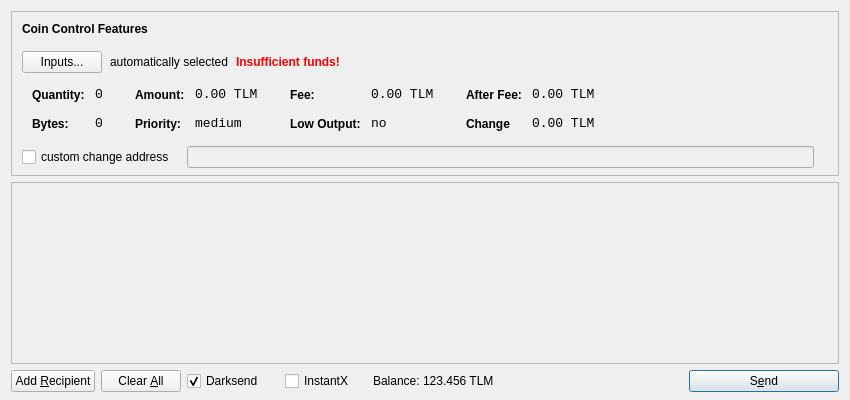
<?xml version="1.0" encoding="UTF-8"?>
<ui version="4.0">
 <class>SendCoinsDialog</class>
 <widget class="QDialog" name="SendCoinsDialog">
  <property name="geometry">
   <rect>
    <x>0</x>
    <y>0</y>
    <width>850</width>
    <height>400</height>
   </rect>
  </property>
  <property name="windowTitle">
   <string>Send Coins</string>
  </property>
  <layout class="QVBoxLayout" name="verticalLayout" stretch="0,1,0">
   <property name="bottomMargin">
    <number>8</number>
   </property>
   <item>
    <widget class="QFrame" name="frameCoinControl">
     <property name="sizePolicy">
      <sizepolicy hsizetype="Expanding" vsizetype="Expanding">
       <horstretch>0</horstretch>
       <verstretch>0</verstretch>
      </sizepolicy>
     </property>
     <property name="maximumSize">
      <size>
       <width>16777215</width>
       <height>16777215</height>
      </size>
     </property>
     <property name="frameShape">
      <enum>QFrame::StyledPanel</enum>
     </property>
     <property name="frameShadow">
      <enum>QFrame::Sunken</enum>
     </property>
     <layout class="QVBoxLayout" name="verticalLayoutCoinControl2">
      <property name="spacing">
       <number>-1</number>
      </property>
      <property name="leftMargin">
       <number>0</number>
      </property>
      <property name="topMargin">
       <number>0</number>
      </property>
      <property name="rightMargin">
       <number>0</number>
      </property>
      <property name="bottomMargin">
       <number>6</number>
      </property>
      <item>
       <layout class="QVBoxLayout" name="verticalLayoutCoinControl" stretch="0,0,0,0,1">
        <property name="spacing">
         <number>0</number>
        </property>
        <property name="leftMargin">
         <number>10</number>
        </property>
        <property name="topMargin">
         <number>10</number>
        </property>
        <item>
         <layout class="QHBoxLayout" name="horizontalLayoutCoinControl1">
          <property name="bottomMargin">
           <number>15</number>
          </property>
          <item>
           <widget class="QLabel" name="labelCoinControlFeatures">
            <property name="sizePolicy">
             <sizepolicy hsizetype="Preferred" vsizetype="Maximum">
              <horstretch>0</horstretch>
              <verstretch>0</verstretch>
             </sizepolicy>
            </property>
            <property name="font">
             <font>
              <weight>75</weight>
              <bold>true</bold>
             </font>
            </property>
            <property name="styleSheet">
             <string notr="true">font-weight:bold;</string>
            </property>
            <property name="text">
             <string>Coin Control Features</string>
            </property>
           </widget>
          </item>
         </layout>
        </item>
        <item>
         <layout class="QHBoxLayout" name="horizontalLayoutCoinControl2" stretch="0,0,0,0">
          <property name="spacing">
           <number>8</number>
          </property>
          <property name="bottomMargin">
           <number>10</number>
          </property>
          <item>
           <widget class="QPushButton" name="pushButtonCoinControl">
            <property name="styleSheet">
             <string notr="true"/>
            </property>
            <property name="text">
             <string>Inputs...</string>
            </property>
           </widget>
          </item>
          <item>
           <widget class="QLabel" name="labelCoinControlAutomaticallySelected">
            <property name="text">
             <string>automatically selected</string>
            </property>
            <property name="margin">
             <number>5</number>
            </property>
           </widget>
          </item>
          <item>
           <widget class="QLabel" name="labelCoinControlInsuffFunds">
            <property name="font">
             <font>
              <weight>75</weight>
              <bold>true</bold>
             </font>
            </property>
            <property name="styleSheet">
             <string notr="true">color:red;font-weight:bold;</string>
            </property>
            <property name="text">
             <string>Insufficient funds!</string>
            </property>
            <property name="margin">
             <number>5</number>
            </property>
           </widget>
          </item>
          <item>
           <spacer name="horizontalSpacerCoinControl">
            <property name="orientation">
             <enum>Qt::Horizontal</enum>
            </property>
            <property name="sizeHint" stdset="0">
             <size>
              <width>40</width>
              <height>1</height>
             </size>
            </property>
           </spacer>
          </item>
         </layout>
        </item>
        <item>
         <widget class="QWidget" name="widgetCoinControl" native="true">
          <property name="sizePolicy">
           <sizepolicy hsizetype="Preferred" vsizetype="Preferred">
            <horstretch>0</horstretch>
            <verstretch>0</verstretch>
           </sizepolicy>
          </property>
          <property name="minimumSize">
           <size>
            <width>0</width>
            <height>0</height>
           </size>
          </property>
          <property name="styleSheet">
           <string notr="true"/>
          </property>
          <layout class="QHBoxLayout" name="horizontalLayoutCoinControl5">
           <property name="margin">
            <number>0</number>
           </property>
           <item>
            <layout class="QHBoxLayout" name="horizontalLayoutCoinControl3" stretch="0,0,0,1">
             <property name="spacing">
              <number>20</number>
             </property>
             <property name="topMargin">
              <number>0</number>
             </property>
             <property name="bottomMargin">
              <number>10</number>
             </property>
             <item>
              <layout class="QFormLayout" name="formLayoutCoinControl1">
               <property name="horizontalSpacing">
                <number>10</number>
               </property>
               <property name="verticalSpacing">
                <number>14</number>
               </property>
               <property name="leftMargin">
                <number>10</number>
               </property>
               <property name="topMargin">
                <number>4</number>
               </property>
               <property name="rightMargin">
                <number>6</number>
               </property>
               <item row="0" column="0">
                <widget class="QLabel" name="labelCoinControlQuantityText">
                 <property name="styleSheet">
                  <string notr="true">font-weight:bold;</string>
                 </property>
                 <property name="text">
                  <string>Quantity:</string>
                 </property>
                 <property name="margin">
                  <number>0</number>
                 </property>
                </widget>
               </item>
               <item row="0" column="1">
                <widget class="QLabel" name="labelCoinControlQuantity">
                 <property name="font">
                  <font>
                   <family>Monospace</family>
                   <pointsize>10</pointsize>
                  </font>
                 </property>
                 <property name="cursor">
                  <cursorShape>IBeamCursor</cursorShape>
                 </property>
                 <property name="contextMenuPolicy">
                  <enum>Qt::ActionsContextMenu</enum>
                 </property>
                 <property name="text">
                  <string>0</string>
                 </property>
                 <property name="margin">
                  <number>0</number>
                 </property>
                 <property name="textInteractionFlags">
                  <set>Qt::LinksAccessibleByMouse|Qt::TextSelectableByKeyboard|Qt::TextSelectableByMouse</set>
                 </property>
                </widget>
               </item>
               <item row="1" column="0">
                <widget class="QLabel" name="labelCoinControlBytesText">
                 <property name="styleSheet">
                  <string notr="true">font-weight:bold;</string>
                 </property>
                 <property name="text">
                  <string>Bytes:</string>
                 </property>
                </widget>
               </item>
               <item row="1" column="1">
                <widget class="QLabel" name="labelCoinControlBytes">
                 <property name="font">
                  <font>
                   <family>Monospace</family>
                   <pointsize>10</pointsize>
                  </font>
                 </property>
                 <property name="cursor">
                  <cursorShape>IBeamCursor</cursorShape>
                 </property>
                 <property name="contextMenuPolicy">
                  <enum>Qt::ActionsContextMenu</enum>
                 </property>
                 <property name="text">
                  <string>0</string>
                 </property>
                 <property name="textInteractionFlags">
                  <set>Qt::LinksAccessibleByMouse|Qt::TextSelectableByKeyboard|Qt::TextSelectableByMouse</set>
                 </property>
                </widget>
               </item>
              </layout>
             </item>
             <item>
              <layout class="QFormLayout" name="formLayoutCoinControl2">
               <property name="horizontalSpacing">
                <number>10</number>
               </property>
               <property name="verticalSpacing">
                <number>14</number>
               </property>
               <property name="leftMargin">
                <number>6</number>
               </property>
               <property name="topMargin">
                <number>4</number>
               </property>
               <property name="rightMargin">
                <number>6</number>
               </property>
               <item row="0" column="0">
                <widget class="QLabel" name="labelCoinControlAmountText">
                 <property name="styleSheet">
                  <string notr="true">font-weight:bold;</string>
                 </property>
                 <property name="text">
                  <string>Amount:</string>
                 </property>
                 <property name="margin">
                  <number>0</number>
                 </property>
                </widget>
               </item>
               <item row="0" column="1">
                <widget class="QLabel" name="labelCoinControlAmount">
                 <property name="font">
                  <font>
                   <family>Monospace</family>
                   <pointsize>10</pointsize>
                  </font>
                 </property>
                 <property name="cursor">
                  <cursorShape>IBeamCursor</cursorShape>
                 </property>
                 <property name="contextMenuPolicy">
                  <enum>Qt::ActionsContextMenu</enum>
                 </property>
                 <property name="text">
                  <string>0.00 TLM</string>
                 </property>
                 <property name="textInteractionFlags">
                  <set>Qt::LinksAccessibleByMouse|Qt::TextSelectableByKeyboard|Qt::TextSelectableByMouse</set>
                 </property>
                </widget>
               </item>
               <item row="1" column="0">
                <widget class="QLabel" name="labelCoinControlPriorityText">
                 <property name="styleSheet">
                  <string notr="true">font-weight:bold;</string>
                 </property>
                 <property name="text">
                  <string>Priority:</string>
                 </property>
                </widget>
               </item>
               <item row="1" column="1">
                <widget class="QLabel" name="labelCoinControlPriority">
                 <property name="font">
                  <font>
                   <family>Monospace</family>
                   <pointsize>10</pointsize>
                  </font>
                 </property>
                 <property name="cursor">
                  <cursorShape>IBeamCursor</cursorShape>
                 </property>
                 <property name="contextMenuPolicy">
                  <enum>Qt::ActionsContextMenu</enum>
                 </property>
                 <property name="text">
                  <string>medium</string>
                 </property>
                 <property name="textInteractionFlags">
                  <set>Qt::LinksAccessibleByMouse|Qt::TextSelectableByKeyboard|Qt::TextSelectableByMouse</set>
                 </property>
                </widget>
               </item>
              </layout>
             </item>
             <item>
              <layout class="QFormLayout" name="formLayoutCoinControl3">
               <property name="horizontalSpacing">
                <number>10</number>
               </property>
               <property name="verticalSpacing">
                <number>14</number>
               </property>
               <property name="leftMargin">
                <number>6</number>
               </property>
               <property name="topMargin">
                <number>4</number>
               </property>
               <property name="rightMargin">
                <number>6</number>
               </property>
               <item row="0" column="0">
                <widget class="QLabel" name="labelCoinControlFeeText">
                 <property name="styleSheet">
                  <string notr="true">font-weight:bold;</string>
                 </property>
                 <property name="text">
                  <string>Fee:</string>
                 </property>
                 <property name="margin">
                  <number>0</number>
                 </property>
                </widget>
               </item>
               <item row="0" column="1">
                <widget class="QLabel" name="labelCoinControlFee">
                 <property name="font">
                  <font>
                   <family>Monospace</family>
                   <pointsize>10</pointsize>
                  </font>
                 </property>
                 <property name="cursor">
                  <cursorShape>IBeamCursor</cursorShape>
                 </property>
                 <property name="contextMenuPolicy">
                  <enum>Qt::ActionsContextMenu</enum>
                 </property>
                 <property name="text">
                  <string>0.00 TLM</string>
                 </property>
                 <property name="textInteractionFlags">
                  <set>Qt::LinksAccessibleByMouse|Qt::TextSelectableByKeyboard|Qt::TextSelectableByMouse</set>
                 </property>
                </widget>
               </item>
               <item row="1" column="0">
                <widget class="QLabel" name="labelCoinControlLowOutputText">
                 <property name="styleSheet">
                  <string notr="true">font-weight:bold;</string>
                 </property>
                 <property name="text">
                  <string>Low Output:</string>
                 </property>
                </widget>
               </item>
               <item row="1" column="1">
                <widget class="QLabel" name="labelCoinControlLowOutput">
                 <property name="font">
                  <font>
                   <family>Monospace</family>
                   <pointsize>10</pointsize>
                  </font>
                 </property>
                 <property name="cursor">
                  <cursorShape>IBeamCursor</cursorShape>
                 </property>
                 <property name="contextMenuPolicy">
                  <enum>Qt::ActionsContextMenu</enum>
                 </property>
                 <property name="text">
                  <string>no</string>
                 </property>
                 <property name="textInteractionFlags">
                  <set>Qt::LinksAccessibleByMouse|Qt::TextSelectableByKeyboard|Qt::TextSelectableByMouse</set>
                 </property>
                </widget>
               </item>
              </layout>
             </item>
             <item>
              <layout class="QFormLayout" name="formLayoutCoinControl4">
               <property name="horizontalSpacing">
                <number>10</number>
               </property>
               <property name="verticalSpacing">
                <number>14</number>
               </property>
               <property name="leftMargin">
                <number>6</number>
               </property>
               <property name="topMargin">
                <number>4</number>
               </property>
               <property name="rightMargin">
                <number>6</number>
               </property>
               <item row="0" column="0">
                <widget class="QLabel" name="labelCoinControlAfterFeeText">
                 <property name="styleSheet">
                  <string notr="true">font-weight:bold;</string>
                 </property>
                 <property name="text">
                  <string>After Fee:</string>
                 </property>
                 <property name="margin">
                  <number>0</number>
                 </property>
                </widget>
               </item>
               <item row="0" column="1">
                <widget class="QLabel" name="labelCoinControlAfterFee">
                 <property name="font">
                  <font>
                   <family>Monospace</family>
                   <pointsize>10</pointsize>
                  </font>
                 </property>
                 <property name="cursor">
                  <cursorShape>IBeamCursor</cursorShape>
                 </property>
                 <property name="contextMenuPolicy">
                  <enum>Qt::ActionsContextMenu</enum>
                 </property>
                 <property name="text">
                  <string>0.00 TLM</string>
                 </property>
                 <property name="textInteractionFlags">
                  <set>Qt::LinksAccessibleByMouse|Qt::TextSelectableByKeyboard|Qt::TextSelectableByMouse</set>
                 </property>
                </widget>
               </item>
               <item row="1" column="0">
                <widget class="QLabel" name="labelCoinControlChangeText">
                 <property name="styleSheet">
                  <string notr="true">font-weight:bold;</string>
                 </property>
                 <property name="text">
                  <string>Change</string>
                 </property>
                </widget>
               </item>
               <item row="1" column="1">
                <widget class="QLabel" name="labelCoinControlChange">
                 <property name="font">
                  <font>
                   <family>Monospace</family>
                   <pointsize>10</pointsize>
                  </font>
                 </property>
                 <property name="cursor">
                  <cursorShape>IBeamCursor</cursorShape>
                 </property>
                 <property name="contextMenuPolicy">
                  <enum>Qt::ActionsContextMenu</enum>
                 </property>
                 <property name="text">
                  <string>0.00 TLM</string>
                 </property>
                 <property name="textInteractionFlags">
                  <set>Qt::LinksAccessibleByMouse|Qt::TextSelectableByKeyboard|Qt::TextSelectableByMouse</set>
                 </property>
                </widget>
               </item>
              </layout>
             </item>
            </layout>
           </item>
          </layout>
         </widget>
        </item>
        <item>
         <layout class="QHBoxLayout" name="horizontalLayoutCoinControl4" stretch="0,0,0">
          <property name="spacing">
           <number>12</number>
          </property>
          <property name="sizeConstraint">
           <enum>QLayout::SetDefaultConstraint</enum>
          </property>
          <property name="topMargin">
           <number>5</number>
          </property>
          <property name="rightMargin">
           <number>5</number>
          </property>
          <item>
           <widget class="QCheckBox" name="checkBoxCoinControlChange">
            <property name="text">
             <string>custom change address</string>
            </property>
           </widget>
          </item>
          <item>
           <widget class="QLineEdit" name="lineEditCoinControlChange">
            <property name="enabled">
             <bool>false</bool>
            </property>
            <property name="sizePolicy">
             <sizepolicy hsizetype="Expanding" vsizetype="Fixed">
              <horstretch>0</horstretch>
              <verstretch>0</verstretch>
             </sizepolicy>
            </property>
           </widget>
          </item>
          <item>
           <widget class="QLabel" name="labelCoinControlChangeLabel">
            <property name="sizePolicy">
             <sizepolicy hsizetype="Preferred" vsizetype="Expanding">
              <horstretch>0</horstretch>
              <verstretch>0</verstretch>
             </sizepolicy>
            </property>
            <property name="minimumSize">
             <size>
              <width>0</width>
              <height>0</height>
             </size>
            </property>
            <property name="text">
             <string/>
            </property>
            <property name="margin">
             <number>3</number>
            </property>
           </widget>
          </item>
         </layout>
        </item>
        <item>
         <spacer name="verticalSpacerCoinControl">
          <property name="orientation">
           <enum>Qt::Vertical</enum>
          </property>
          <property name="sizeHint" stdset="0">
           <size>
            <width>800</width>
            <height>1</height>
           </size>
          </property>
         </spacer>
        </item>
       </layout>
      </item>
     </layout>
    </widget>
   </item>
   <item>
    <widget class="QScrollArea" name="scrollArea">
     <property name="widgetResizable">
      <bool>true</bool>
     </property>
     <widget class="QWidget" name="scrollAreaWidgetContents">
      <property name="geometry">
       <rect>
        <x>0</x>
        <y>0</y>
        <width>830</width>
        <height>165</height>
       </rect>
      </property>
      <layout class="QVBoxLayout" name="verticalLayout_2">
       <property name="margin">
        <number>0</number>
       </property>
       <item>
        <layout class="QVBoxLayout" name="entries">
         <property name="spacing">
          <number>6</number>
         </property>
        </layout>
       </item>
       <item>
        <spacer name="verticalSpacer">
         <property name="orientation">
          <enum>Qt::Vertical</enum>
         </property>
         <property name="sizeHint" stdset="0">
          <size>
           <width>20</width>
           <height>40</height>
          </size>
         </property>
        </spacer>
       </item>
      </layout>
     </widget>
    </widget>
   </item>
   <item>
    <layout class="QHBoxLayout" name="horizontalLayout">
     <item>
      <widget class="QPushButton" name="addButton">
       <property name="toolTip">
        <string>Send to multiple recipients at once</string>
       </property>
       <property name="text">
        <string>Add &amp;Recipient</string>
       </property>
       <property name="autoDefault">
        <bool>false</bool>
       </property>
      </widget>
     </item>
     <item>
      <widget class="QPushButton" name="clearButton">
       <property name="sizePolicy">
        <sizepolicy hsizetype="Minimum" vsizetype="Fixed">
         <horstretch>0</horstretch>
         <verstretch>0</verstretch>
        </sizepolicy>
       </property>
       <property name="toolTip">
        <string>Remove all transaction fields</string>
       </property>
       <property name="text">
        <string>Clear &amp;All</string>
       </property>
       <property name="autoRepeatDelay">
        <number>300</number>
       </property>
       <property name="autoDefault">
        <bool>false</bool>
       </property>
      </widget>
     </item>
     <item>
      <layout class="QHBoxLayout" name="horizontalLayout_2">
       <property name="spacing">
        <number>3</number>
       </property>
        <item>
        <widget class="QCheckBox" name="checkUseDarksend">
         <property name="minimumSize">
          <size>
           <width>95</width>
           <height>0</height>
          </size>
         </property>
         <property name="text">
          <string>Darksend</string>
         </property>
         <property name="checked">
          <bool>true</bool>
         </property>
        </widget>
       </item>
       <item>
        <widget class="QCheckBox" name="checkInstantX">
         <property name="enabled">
          <bool>true</bool>
         </property>
         <property name="minimumSize">
          <size>
           <width>85</width>
           <height>0</height>
          </size>
         </property>
         <property name="text">
          <string>InstantX</string>
         </property>
        </widget>
       </item>
       <item>
        <widget class="QLabel" name="label">
         <property name="sizePolicy">
          <sizepolicy hsizetype="Preferred" vsizetype="Fixed">
           <horstretch>0</horstretch>
           <verstretch>0</verstretch>
          </sizepolicy>
         </property>
         <property name="text">
          <string>Balance:</string>
         </property>
        </widget>
       </item>
       <item>
        <widget class="QLabel" name="labelBalance">
         <property name="sizePolicy">
          <sizepolicy hsizetype="Preferred" vsizetype="Fixed">
           <horstretch>0</horstretch>
           <verstretch>0</verstretch>
          </sizepolicy>
         </property>
         <property name="cursor">
          <cursorShape>IBeamCursor</cursorShape>
         </property>
         <property name="text">
          <string>123.456 TLM</string>
         </property>
         <property name="textInteractionFlags">
          <set>Qt::LinksAccessibleByMouse|Qt::TextSelectableByKeyboard|Qt::TextSelectableByMouse</set>
         </property>
        </widget>
       </item>
      </layout>
     </item>
     <item>
      <spacer name="horizontalSpacer">
       <property name="orientation">
        <enum>Qt::Horizontal</enum>
       </property>
       <property name="sizeHint" stdset="0">
        <size>
         <width>40</width>
         <height>20</height>
        </size>
       </property>
      </spacer>
     </item>
     <item>
      <widget class="QPushButton" name="sendButton">
       <property name="minimumSize">
        <size>
         <width>150</width>
         <height>0</height>
        </size>
       </property>
       <property name="toolTip">
        <string>Confirm the send action</string>
       </property>
       <property name="text">
        <string>S&amp;end</string>
       </property>
       <property name="icon">
        <iconset resource="../bitcoin.qrc">
         <normaloff>:/icons/send</normaloff>:/icons/send</iconset>
       </property>
       <property name="default">
        <bool>true</bool>
       </property>
      </widget>
     </item>
    </layout>
   </item>
  </layout>
 </widget>
 <resources>
  <include location="../bitcoin.qrc"/>
 </resources>
 <connections/>
</ui>
